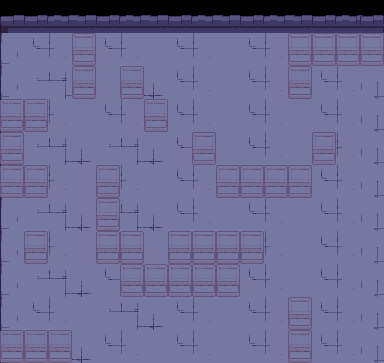

The image is a tile-based game level rendered from a .tmx file. Its description and complete source (layers, tilesets, objects, tile grids) follow:
An orthogonal 16x11 tile map with 24x33 px tiles, 2 tile layers (background, walls) and 40 objects (40x box).

<map version="1.5" tiledversion="1.7.2" orientation="orthogonal" renderorder="right-down" width="16" height="11" tilewidth="24" tileheight="33" infinite="0" nextlayerid="5" nextobjectid="97">
 <editorsettings>
  <export target="box_map_1.json" format="json" />
 </editorsettings>
 <tileset firstgid="1" source="../prueba.tsx" />
 <layer id="1" name="background" width="16" height="11">
  <data encoding="csv">
41,42,43,44,42,43,44,42,43,44,42,43,44,42,43,45,
6,7,8,9,7,8,9,7,8,9,7,8,9,7,8,10,
6,12,13,9,9,13,14,7,8,9,7,8,9,7,8,10,
6,7,8,9,7,8,9,7,8,9,7,8,9,7,8,10,
6,12,13,14,12,13,14,7,8,9,7,8,9,7,8,10,
6,7,8,9,7,8,9,7,8,9,7,8,9,7,8,10,
6,12,13,14,12,13,14,7,8,9,7,8,9,7,8,10,
6,7,8,9,7,8,9,7,8,9,7,8,9,7,8,10,
6,12,13,14,7,8,9,7,8,9,7,8,9,7,8,10,
6,7,8,9,12,13,14,7,8,9,7,8,9,7,8,10,
6,12,13,14,7,8,9,7,8,9,7,8,9,7,8,10
</data>
 </layer>
 <layer id="4" name="walls" width="16" height="11">
  <data encoding="csv">
0,0,0,0,0,0,0,0,0,0,0,0,0,0,0,0,
0,0,0,21,0,0,0,0,0,0,0,0,21,21,21,21,
0,0,0,21,0,21,0,0,0,0,0,0,21,0,0,0,
21,21,0,0,0,0,21,0,0,0,0,0,0,0,0,0,
21,0,0,0,0,0,0,0,21,0,0,0,0,21,0,0,
21,21,0,0,21,0,0,0,0,21,21,21,21,0,0,0,
0,0,0,0,21,0,0,0,0,0,0,0,0,0,0,0,
0,21,0,0,21,21,0,21,21,21,21,0,0,0,0,0,
0,0,0,0,0,21,21,21,21,21,0,0,0,0,0,0,
0,0,0,0,0,0,0,0,0,0,0,0,21,0,0,0,
21,21,21,0,0,0,0,0,0,0,0,0,21,0,0,0
</data>
 </layer>
 <objectgroup id="2" name="boxes">
  <object id="4" name="box" x="48" y="33" width="24" height="33" />
  <object id="5" name="box" x="24" y="33" width="24" height="33" />
  <object id="6" name="box" x="192" y="66" width="24" height="33" />
  <object id="7" name="box" x="216" y="66" width="24" height="33" />
  <object id="8" name="box" x="0" y="66" width="24" height="33" />
  <object id="9" name="box" x="264" y="66" width="24" height="33" />
  <object id="10" name="box" x="240" y="99" width="24" height="33" />
  <object id="11" name="box" x="336" y="99" width="24" height="33" />
  <object id="12" name="box" x="48" y="132" width="24" height="33" />
  <object id="13" name="box" x="120" y="99" width="24" height="33" />
  <object id="14" name="box" x="120" y="132" width="24" height="33" />
  <object id="16" name="box" x="144" y="132" width="24" height="33" />
  <object id="17" name="box" x="216" y="132" width="24" height="33" />
  <object id="19" name="box" x="312" y="165" width="24" height="33" />
  <object id="20" name="box" x="0" y="198" width="24" height="33" />
  <object id="21" name="box" x="168" y="165" width="24" height="33" />
  <object id="22" name="box" x="72" y="198" width="24" height="33" />
  <object id="23" name="box" x="120" y="198" width="24" height="33" />
  <object id="24" name="box" x="216" y="198" width="24" height="33" />
  <object id="25" name="box" x="312" y="198" width="24" height="33" />
  <object id="26" name="box" x="48" y="231" width="24" height="33" />
  <object id="27" name="box" x="24" y="297" width="24" height="33" />
  <object id="28" name="box" x="0" y="264" width="24" height="33" />
  <object id="29" name="box" x="96" y="264" width="24" height="33" />
  <object id="30" name="box" x="144" y="231" width="24" height="33" />
  <object id="31" name="box" x="120" y="330" width="24" height="33" />
  <object id="32" name="box" x="240" y="264" width="24" height="33" />
  <object id="33" name="box" x="336" y="231" width="24" height="33" />
  <object id="34" name="box" x="0" y="297" width="24" height="33" />
  <object id="35" name="box" x="288" y="231" width="24" height="33" />
  <object id="36" name="box" x="288" y="264" width="24" height="33" />
  <object id="37" name="box" x="312" y="231" width="24" height="33" />
  <object id="38" name="box" x="72" y="297" width="24" height="33" />
  <object id="77" name="box" x="312" y="66" width="24" height="33" />
  <object id="78" name="box" x="168" y="99" width="24" height="33" />
  <object id="79" name="box" x="336" y="132" width="24" height="33" />
  <object id="80" name="box" x="360" y="165" width="24" height="33" />
  <object id="81" name="box" x="120" y="297" width="24" height="33" />
  <object id="82" name="box" x="312" y="330" width="24" height="33" />
  <object id="83" name="box" x="264" y="330" width="24" height="33" />
 </objectgroup>
</map>